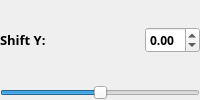
          <widget class="QWidget" name="shiftY_container" native="true">
           <layout class="QVBoxLayout" name="shiftY_verticalLayout">
            <property name="spacing">
             <number>4</number>
            </property>
            <property name="leftMargin">
             <number>0</number>
            </property>
            <property name="topMargin">
             <number>0</number>
            </property>
            <property name="rightMargin">
             <number>0</number>
            </property>
            <property name="bottomMargin">
             <number>0</number>
            </property>
            <item>
             <widget class="QWidget" name="shiftY_topContainer" native="true">
              <layout class="QHBoxLayout" name="shiftY_top_horizontalLayout">
               <property name="leftMargin">
                <number>0</number>
               </property>
               <property name="topMargin">
                <number>0</number>
               </property>
               <property name="rightMargin">
                <number>0</number>
               </property>
               <property name="bottomMargin">
                <number>0</number>
               </property>
               <item>
                <widget class="QLabel" name="shiftY_label">
                 <property name="sizePolicy">
                  <sizepolicy hsizetype="Expanding" vsizetype="Fixed">
                   <horstretch>0</horstretch>
                   <verstretch>0</verstretch>
                  </sizepolicy>
                 </property>
                 <property name="font">
                  <font>
                   <family>Segoe UI Semibold</family>
                   <pointsize>10</pointsize>
                   <weight>75</weight>
                   <bold>true</bold>
                  </font>
                 </property>
                 <property name="styleSheet">
                  <string notr="true"/>
                 </property>
                 <property name="text">
                  <string>Shift Y:</string>
                 </property>
                 <property name="alignment">
                  <set>Qt::AlignLeading|Qt::AlignLeft|Qt::AlignTop</set>
                 </property>
                 <property name="margin">
                  <number>0</number>
                 </property>
                </widget>
               </item>
               <item>
                <widget class="QDoubleSpinBox" name="shiftY_spinBox">
                 <property name="font">
                  <font>
                   <family>Segoe UI Semibold</family>
                   <pointsize>9</pointsize>
                   <weight>75</weight>
                   <bold>true</bold>
                  </font>
                 </property>
                 <property name="styleSheet">
                  <string notr="true"/>
                 </property>
                 <property name="frame">
                  <bool>true</bool>
                 </property>
                 <property name="minimum">
                  <double>-2.000000000000000</double>
                 </property>
                 <property name="maximum">
                  <double>2.000000000000000</double>
                 </property>
                 <property name="singleStep">
                  <double>0.010000000000000</double>
                 </property>
                </widget>
               </item>
              </layout>
             </widget>
            </item>
            <item>
             <widget class="QSlider" name="shiftY_slider">
              <property name="minimum">
               <number>-200</number>
              </property>
              <property name="maximum">
               <number>200</number>
              </property>
              <property name="orientation">
               <enum>Qt::Horizontal</enum>
              </property>
             </widget>
            </item>
           </layout>
          </widget>
